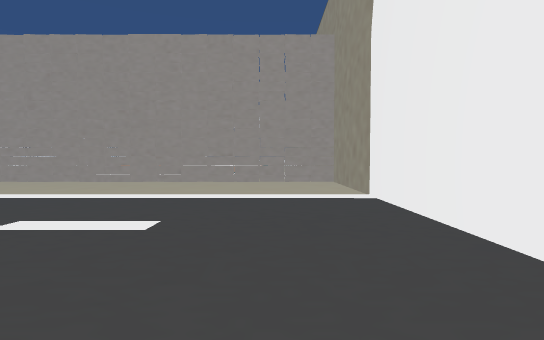
View 1 (above)

24 first-person views from a walk through a 3-D level made in the Unity game engine. The camera is 1.2 m above the floor, tilts 2° down and sees 80° across. Doors are open. The floor is counted in squares, 2 m on a side. Each view is taken from the middle of a square. On the plan, view 1 faces up. The plan holds only what a view shows up to about 10 squares ahead; the rest is blank. The place goes on beyond the plan. The player is left out. Some surface patterns are stand-ins.

View 2
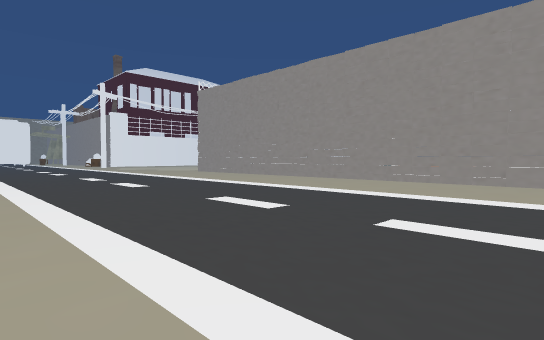

View 3
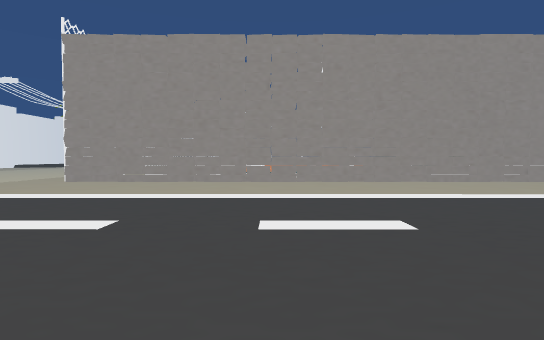

View 4
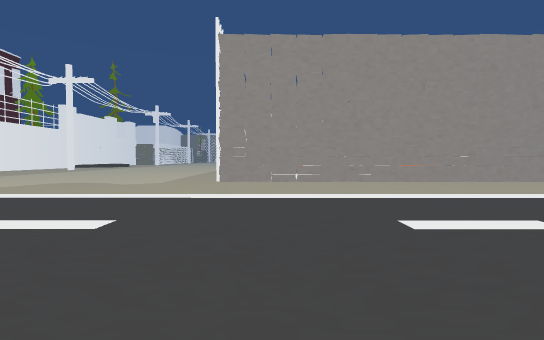

View 5
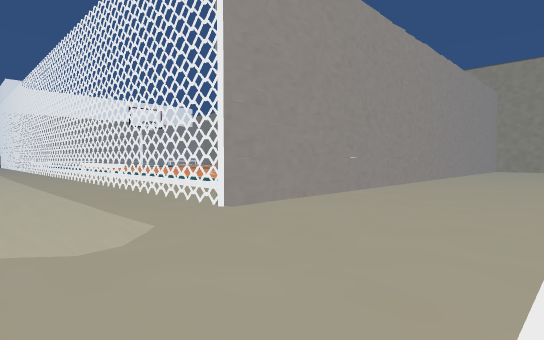

View 6
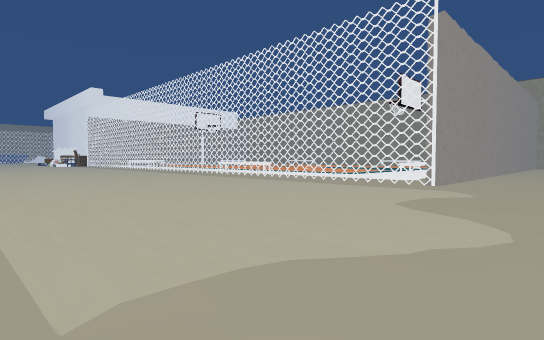

View 7
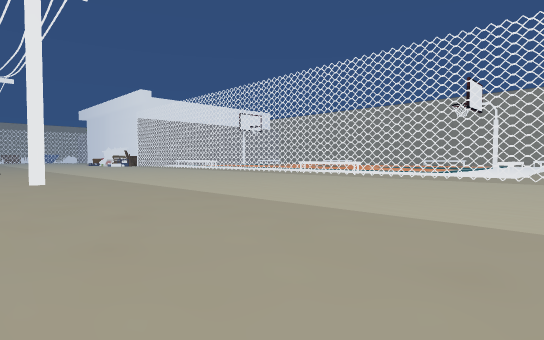

View 8
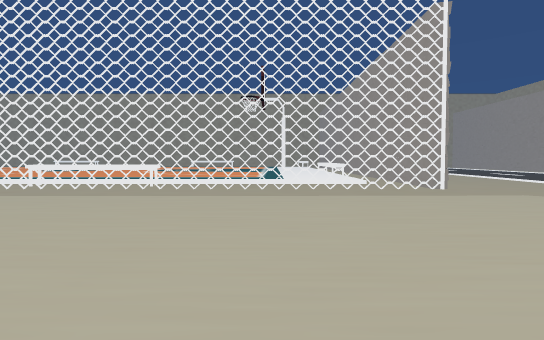

View 9
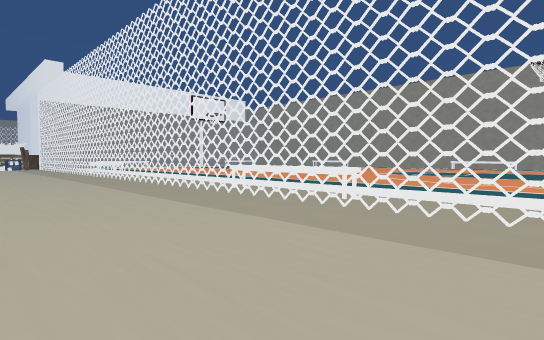

View 10
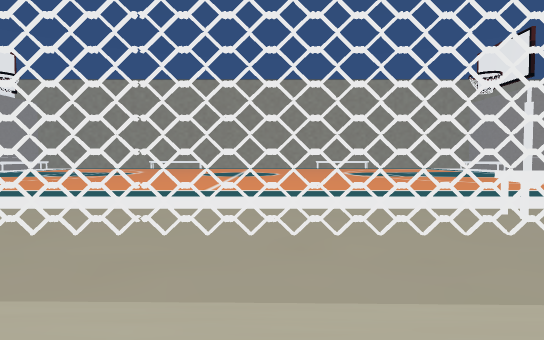

View 11
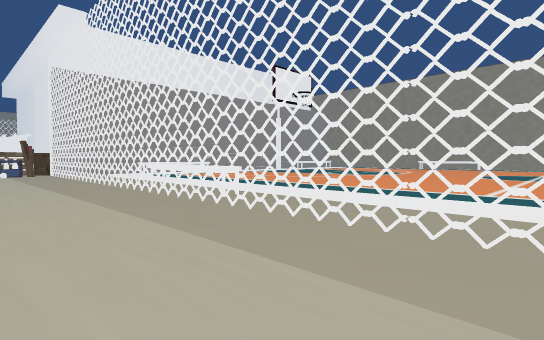

View 12
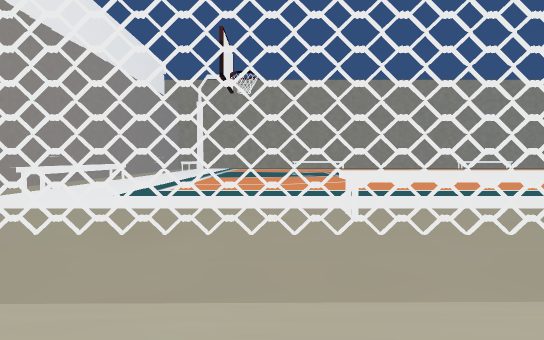

View 13
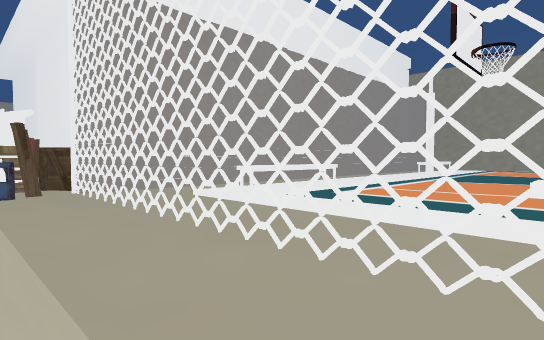

View 14
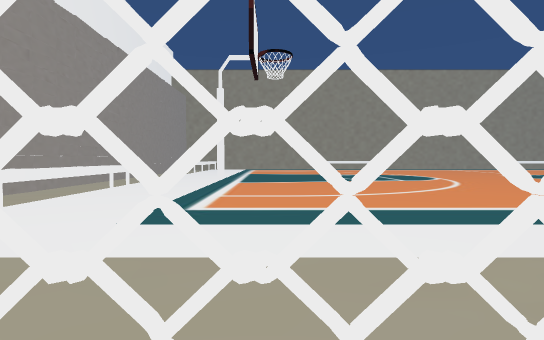

View 15
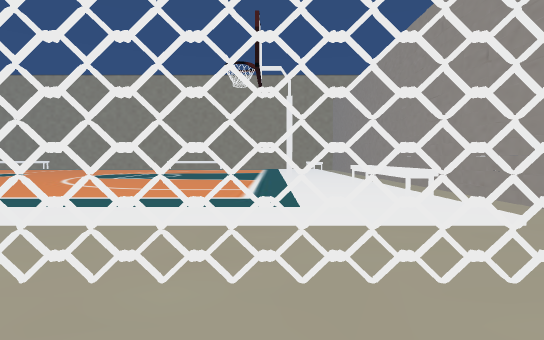

View 16
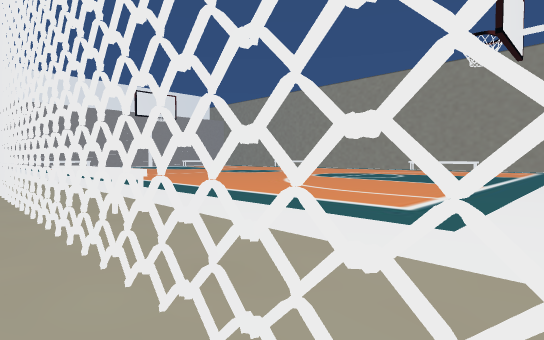

View 17
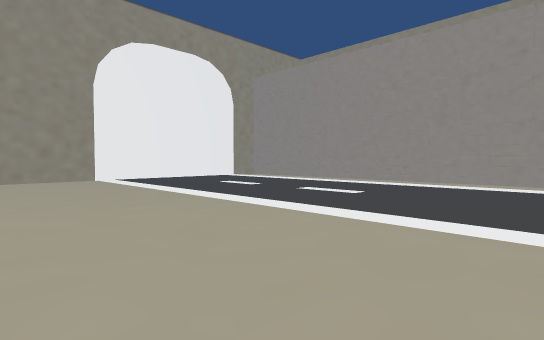

View 18
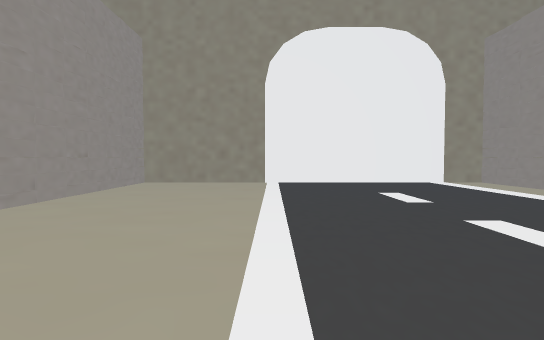

View 19
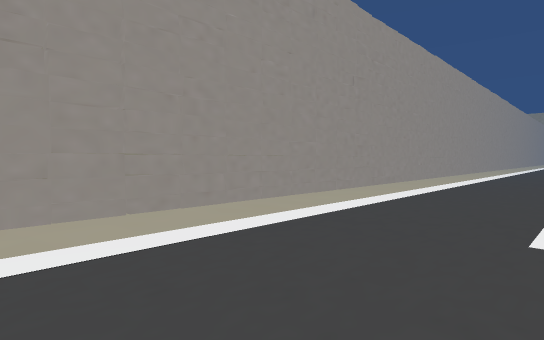

View 20
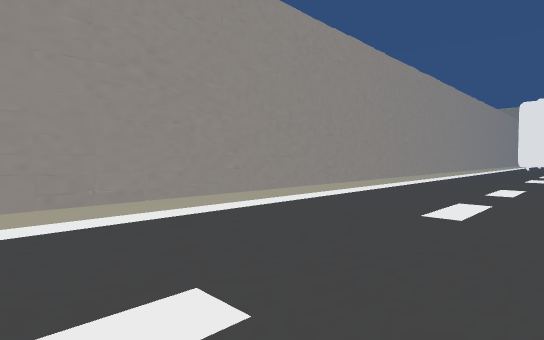

View 21
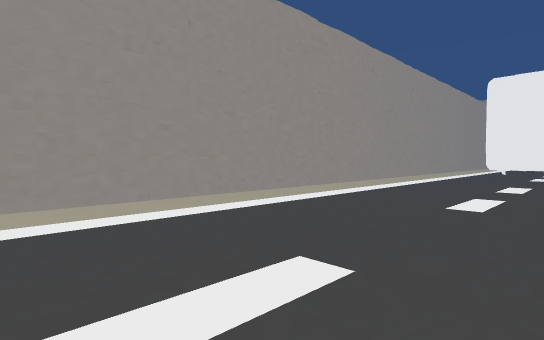

View 22
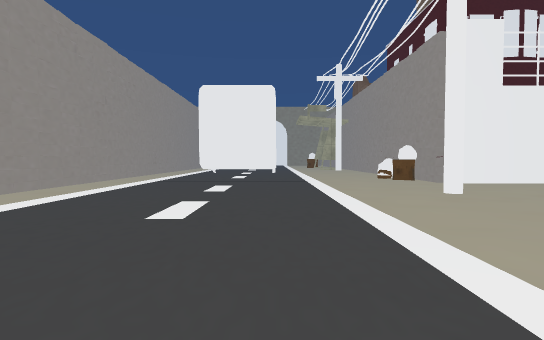

View 23
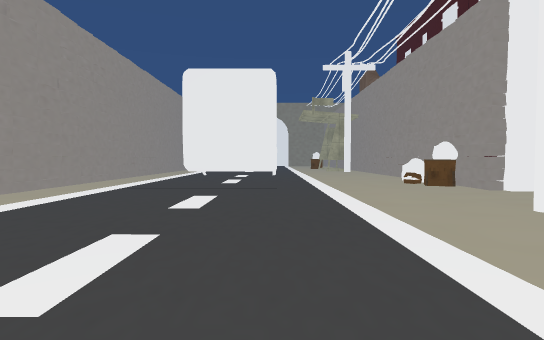

View 24
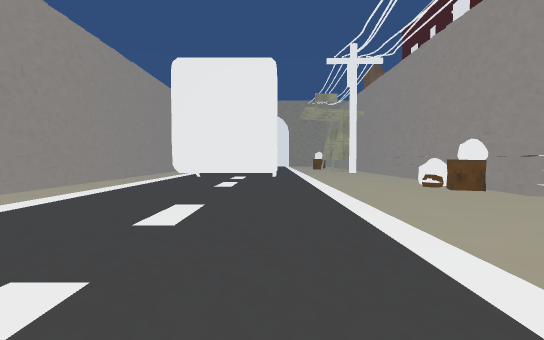

### Floor plan
Key: @ floor where view 1 was taken; # wall or solid block; x gap in a wall; . main floor; : floor 0.25 m higher than the main floor; ^ raised ledge; T thing the floor can be seen under or through.
Columns run from 31 left of view 1 to 2 right of it. Each row starts with its distance up from view 1.
 35                 #
 34                ####
 33                #.##########
 32                ..x.^^^...
 31                ..#:::::::::
 30                ..x:::::::#:
 29                ..#::::::::::
 28               ...x::::::::::
 27                ..^::::::::
 26                ..^::::::::
 25               ...^:::::::::
 24               ...x:::::::::
 23               ...x:::::::::
 22               ...x:::::::::
 21               ...T:::::::::
 20        ..     ...T::::::::
 19        ...    ...T::::::::
 18        .....  ...x::::::::
 17        .#........^::::::::
 16        ..........x::::::::
 15        ..........x:::::::::
 14        ..........x:::::::::
 13       ...........x:::::::::::
 12       ...........x:::::::::::
 11      #...........x:::::::#
 10      #...........x:^^^::::   ^   #
  9 ### ##...........#################
  8 ..###............................#
  7 .......#.........................#
  6 .................................#
  5 .................................#
  4   #..............................#
  3   #..............................#
  2   ^..............................#
  1 .................................#
  0 ...............................@.#
 -1 ##################################

Positions as (right, up) in squares from view 1, and headings:
1: (0, 0), facing up
2: (-1, 0), facing up-left
3: (-9, 0), facing up
4: (-13, 0), facing up
5: (-17, 5), facing up-right
6: (-22, 6), facing up-right
7: (-25, 8), facing up-right
8: (-21, 12), facing right
9: (-18, 12), facing up-right
10: (-17, 20), facing right
11: (-17, 20), facing up-right
12: (-17, 28), facing right
13: (-16, 27), facing up-right
14: (-15, 29), facing right
15: (-16, 12), facing right
16: (-15, 11), facing up-right
17: (-8, 8), facing down-right
18: (-7, 5), facing right
19: (-5, 3), facing down-left
20: (-11, 4), facing down-left
21: (-17, 4), facing down-left
22: (-18, 4), facing left
23: (-20, 4), facing left
24: (-21, 4), facing left
